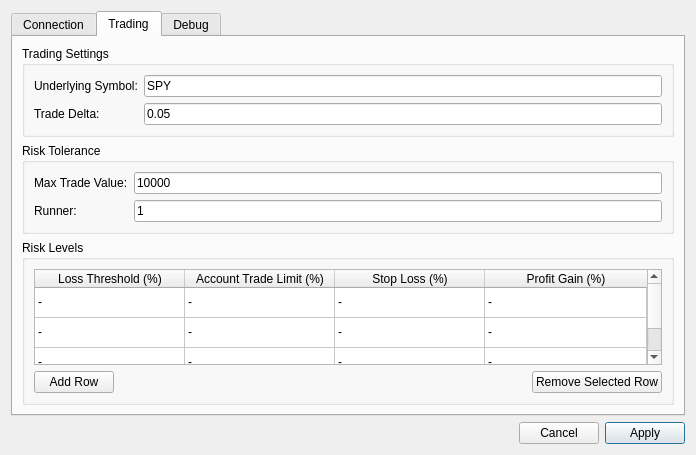
<?xml version="1.0" encoding="UTF-8"?>
<ui version="4.0">
 <class>PreferencesDialog</class>
 <widget class="QDialog" name="PreferencesDialog">
  <property name="geometry">
   <rect>
    <x>0</x>
    <y>0</y>
    <width>696</width>
    <height>455</height>
   </rect>
  </property>
  <property name="windowTitle">
   <string>Preferences</string>
  </property>
  <property name="windowIcon">
   <iconset>
    <normaloff>:/icons/feather.png</normaloff>:/icons/feather.png</iconset>
  </property>
  <layout class="QVBoxLayout" name="verticalLayout">
   <item>
    <widget class="QTabWidget" name="tabWidget">
     <property name="currentIndex">
      <number>1</number>
     </property>
     <widget class="QWidget" name="connectionTab">
      <attribute name="title">
       <string>Connection</string>
      </attribute>
      <layout class="QVBoxLayout" name="connectionLayout">
       <item>
        <widget class="QGroupBox" name="connectionSettingsGroup">
         <property name="title">
          <string>Connection Settings</string>
         </property>
         <layout class="QFormLayout" name="connectionFormLayout">
          <item row="0" column="0">
           <widget class="QLabel" name="hostLabel">
            <property name="text">
             <string>Host:</string>
            </property>
           </widget>
          </item>
          <item row="0" column="1">
           <widget class="QLineEdit" name="hostEdit">
            <property name="text">
             <string>127.0.0.1</string>
            </property>
           </widget>
          </item>
          <item row="1" column="0">
           <widget class="QLabel" name="portLabel">
            <property name="text">
             <string>Port:</string>
            </property>
           </widget>
          </item>
          <item row="1" column="1">
           <widget class="QLineEdit" name="portEdit">
            <property name="text">
             <string>7497</string>
            </property>
           </widget>
          </item>
          <item row="2" column="0">
           <widget class="QLabel" name="clientIdLabel">
            <property name="text">
             <string>Client ID:</string>
            </property>
           </widget>
          </item>
          <item row="2" column="1">
           <widget class="QLineEdit" name="clientIdEdit">
            <property name="text">
             <string>1</string>
            </property>
           </widget>
          </item>
         </layout>
        </widget>
       </item>
       <item>
        <widget class="QGroupBox" name="connectionControlsGroup">
         <property name="title">
          <string>Connection Controls</string>
         </property>
         <layout class="QHBoxLayout" name="connectionControlsLayout">
          <item>
           <widget class="QPushButton" name="connectButton">
            <property name="text">
             <string>Connect</string>
            </property>
           </widget>
          </item>
          <item>
           <widget class="QLabel" name="statusLabel">
            <property name="text">
             <string>Status:</string>
            </property>
           </widget>
          </item>
          <item>
           <widget class="QLabel" name="connectionStatusLabel">
            <property name="styleSheet">
             <string notr="true">color: red;</string>
            </property>
            <property name="text">
             <string>Connection: Disconnected</string>
            </property>
           </widget>
          </item>
          <item>
           <spacer name="horizontalSpacer">
            <property name="orientation">
             <enum>Qt::Orientation::Horizontal</enum>
            </property>
            <property name="sizeHint" stdset="0">
             <size>
              <width>500</width>
              <height>20</height>
             </size>
            </property>
           </spacer>
          </item>
         </layout>
        </widget>
       </item>
       <item>
        <widget class="QGroupBox" name="connectionLogGroup">
         <property name="title">
          <string>Connection Log</string>
         </property>
         <layout class="QVBoxLayout" name="logLayout">
          <item>
           <widget class="QTextEdit" name="connectionLogText">
            <property name="readOnly">
             <bool>true</bool>
            </property>
            <property name="plainText">
             <string>[08:00:44 PM] Error: Application started.</string>
            </property>
           </widget>
          </item>
         </layout>
        </widget>
       </item>
      </layout>
     </widget>
     <widget class="QWidget" name="tradingTab">
      <attribute name="title">
       <string>Trading</string>
      </attribute>
      <layout class="QVBoxLayout" name="tradingLayout">
       <item>
        <widget class="QGroupBox" name="tradingSettingsGroup">
         <property name="title">
          <string>Trading Settings</string>
         </property>
         <layout class="QFormLayout" name="tradingFormLayout">
          <item row="0" column="0">
           <widget class="QLabel" name="underlyingSymbolLabel">
            <property name="text">
             <string>Underlying Symbol:</string>
            </property>
           </widget>
          </item>
          <item row="0" column="1">
           <widget class="QLineEdit" name="underlyingSymbolEdit">
            <property name="text">
             <string>SPY</string>
            </property>
           </widget>
          </item>
          <item row="1" column="0">
           <widget class="QLabel" name="tradeDeltaLabel">
            <property name="text">
             <string>Trade Delta:</string>
            </property>
           </widget>
          </item>
          <item row="1" column="1">
           <widget class="QLineEdit" name="tradeDeltaEdit">
            <property name="text">
             <string>0.05</string>
            </property>
           </widget>
          </item>
         </layout>
        </widget>
       </item>
       <item>
        <widget class="QGroupBox" name="riskToleranceGroup">
         <property name="title">
          <string>Risk Tolerance</string>
         </property>
         <layout class="QFormLayout" name="riskFormLayout">
          <item row="0" column="0">
           <widget class="QLabel" name="maxTradeValueLabel">
            <property name="text">
             <string>Max Trade Value:</string>
            </property>
           </widget>
          </item>
          <item row="0" column="1">
           <widget class="QLineEdit" name="maxTradeValueEdit">
            <property name="text">
             <string>10000</string>
            </property>
           </widget>
          </item>
          <item row="1" column="0">
           <widget class="QLabel" name="runnerLabel">
            <property name="text">
             <string>Runner:</string>
            </property>
           </widget>
          </item>
          <item row="1" column="1">
           <widget class="QLineEdit" name="runnerEdit">
            <property name="text">
             <string>1</string>
            </property>
           </widget>
          </item>
         </layout>
        </widget>
       </item>
       <item>
        <widget class="QGroupBox" name="riskLevelsGroup">
         <property name="title">
          <string>Risk Levels</string>
         </property>
         <layout class="QVBoxLayout" name="riskLevelsLayout">
          <item>
           <widget class="QTableWidget" name="riskLevelsTable">
            <property name="rowCount">
             <number>3</number>
            </property>
            <property name="columnCount">
             <number>4</number>
            </property>
            <attribute name="horizontalHeaderMinimumSectionSize">
             <number>50</number>
            </attribute>
            <attribute name="horizontalHeaderDefaultSectionSize">
             <number>150</number>
            </attribute>
            <attribute name="horizontalHeaderShowSortIndicator" stdset="0">
             <bool>false</bool>
            </attribute>
            <attribute name="horizontalHeaderStretchLastSection">
             <bool>true</bool>
            </attribute>
            <attribute name="verticalHeaderVisible">
             <bool>false</bool>
            </attribute>
            <row/>
            <row/>
            <row/>
            <column>
             <property name="text">
              <string>Loss Threshold (%)</string>
             </property>
            </column>
            <column>
             <property name="text">
              <string>Account Trade Limit (%)</string>
             </property>
            </column>
            <column>
             <property name="text">
              <string>Stop Loss (%)</string>
             </property>
            </column>
            <column>
             <property name="text">
              <string>Profit Gain (%)</string>
             </property>
            </column>
            <item row="0" column="0">
             <property name="text">
              <string>-</string>
             </property>
            </item>
            <item row="0" column="1">
             <property name="text">
              <string>-</string>
             </property>
            </item>
            <item row="0" column="2">
             <property name="text">
              <string>-</string>
             </property>
            </item>
            <item row="0" column="3">
             <property name="text">
              <string>-</string>
             </property>
            </item>
            <item row="1" column="0">
             <property name="text">
              <string>-</string>
             </property>
            </item>
            <item row="1" column="1">
             <property name="text">
              <string>-</string>
             </property>
            </item>
            <item row="1" column="2">
             <property name="text">
              <string>-</string>
             </property>
            </item>
            <item row="1" column="3">
             <property name="text">
              <string>-</string>
             </property>
            </item>
            <item row="2" column="0">
             <property name="text">
              <string>-</string>
             </property>
            </item>
            <item row="2" column="1">
             <property name="text">
              <string>-</string>
             </property>
            </item>
            <item row="2" column="2">
             <property name="text">
              <string>-</string>
             </property>
            </item>
            <item row="2" column="3">
             <property name="text">
              <string>-</string>
             </property>
            </item>
           </widget>
          </item>
          <item>
           <layout class="QHBoxLayout" name="tableButtonsLayout">
            <item>
             <widget class="QPushButton" name="addRowButton">
              <property name="text">
               <string>Add Row</string>
              </property>
             </widget>
            </item>
            <item>
             <spacer name="horizontalSpacer_3">
              <property name="orientation">
               <enum>Qt::Orientation::Horizontal</enum>
              </property>
              <property name="sizeHint" stdset="0">
               <size>
                <width>400</width>
                <height>20</height>
               </size>
              </property>
             </spacer>
            </item>
            <item>
             <widget class="QPushButton" name="removeRowButton">
              <property name="text">
               <string>Remove Selected Row</string>
              </property>
             </widget>
            </item>
           </layout>
          </item>
         </layout>
        </widget>
       </item>
      </layout>
     </widget>
     <widget class="QWidget" name="debugTab">
      <attribute name="title">
       <string>Debug</string>
      </attribute>
      <layout class="QVBoxLayout" name="debugLayout">
       <item>
        <widget class="QGroupBox" name="debugSettingsGroup">
         <property name="title">
          <string>Debug Settings</string>
         </property>
         <layout class="QVBoxLayout" name="debugSettingsLayout">
          <item>
           <widget class="QCheckBox" name="masterDebugCheckBox">
            <property name="text">
             <string>Master Debug (Enable All Debug Modules)</string>
            </property>
           </widget>
          </item>
         </layout>
        </widget>
       </item>
       <item>
        <widget class="QGroupBox" name="moduleLogLevelsGroup">
         <property name="title">
          <string>Module Log Levels</string>
         </property>
         <layout class="QFormLayout" name="moduleLogLevelsLayout">
          <item row="0" column="0">
           <widget class="QLabel" name="mainLabel">
            <property name="text">
             <string>Main:</string>
            </property>
           </widget>
          </item>
          <item row="0" column="1">
           <widget class="QComboBox" name="mainLogLevelCombo">
            <item>
             <property name="text">
              <string>DEBUG</string>
             </property>
            </item>
            <item>
             <property name="text">
              <string>INFO</string>
             </property>
            </item>
            <item>
             <property name="text">
              <string>WARNING</string>
             </property>
            </item>
            <item>
             <property name="text">
              <string>ERROR</string>
             </property>
            </item>
            <item>
             <property name="text">
              <string>CRITICAL</string>
             </property>
            </item>
           </widget>
          </item>
          <item row="1" column="0">
           <widget class="QLabel" name="guiLabel">
            <property name="text">
             <string>Gui:</string>
            </property>
           </widget>
          </item>
          <item row="1" column="1">
           <widget class="QComboBox" name="guiLogLevelCombo">
            <item>
             <property name="text">
              <string>DEBUG</string>
             </property>
            </item>
            <item>
             <property name="text">
              <string>INFO</string>
             </property>
            </item>
            <item>
             <property name="text">
              <string>WARNING</string>
             </property>
            </item>
            <item>
             <property name="text">
              <string>ERROR</string>
             </property>
            </item>
            <item>
             <property name="text">
              <string>CRITICAL</string>
             </property>
            </item>
           </widget>
          </item>
          <item row="2" column="0">
           <widget class="QLabel" name="eventBusLabel">
            <property name="text">
             <string>Event Bus:</string>
            </property>
           </widget>
          </item>
          <item row="2" column="1">
           <widget class="QComboBox" name="eventBusLogLevelCombo">
            <item>
             <property name="text">
              <string>DEBUG</string>
             </property>
            </item>
            <item>
             <property name="text">
              <string>INFO</string>
             </property>
            </item>
            <item>
             <property name="text">
              <string>WARNING</string>
             </property>
            </item>
            <item>
             <property name="text">
              <string>ERROR</string>
             </property>
            </item>
            <item>
             <property name="text">
              <string>CRITICAL</string>
             </property>
            </item>
           </widget>
          </item>
          <item row="3" column="0">
           <widget class="QLabel" name="subscriptionManagerLabel">
            <property name="text">
             <string>Subscription Manager:</string>
            </property>
           </widget>
          </item>
          <item row="3" column="1">
           <widget class="QComboBox" name="subscriptionManagerLogLevelCombo">
            <item>
             <property name="text">
              <string>DEBUG</string>
             </property>
            </item>
            <item>
             <property name="text">
              <string>INFO</string>
             </property>
            </item>
            <item>
             <property name="text">
              <string>WARNING</string>
             </property>
            </item>
            <item>
             <property name="text">
              <string>ERROR</string>
             </property>
            </item>
            <item>
             <property name="text">
              <string>CRITICAL</string>
             </property>
            </item>
           </widget>
          </item>
         </layout>
        </widget>
       </item>
       <item>
        <spacer name="debugVerticalSpacer">
         <property name="orientation">
          <enum>Qt::Orientation::Vertical</enum>
         </property>
         <property name="sizeHint" stdset="0">
          <size>
           <width>20</width>
           <height>40</height>
          </size>
         </property>
        </spacer>
       </item>
      </layout>
     </widget>
    </widget>
   </item>
   <item>
    <layout class="QHBoxLayout" name="buttonLayout">
     <item>
      <spacer name="horizontalSpacer_2">
       <property name="orientation">
        <enum>Qt::Orientation::Horizontal</enum>
       </property>
       <property name="sizeType">
        <enum>QSizePolicy::Policy::Expanding</enum>
       </property>
       <property name="sizeHint" stdset="0">
        <size>
         <width>400</width>
         <height>20</height>
        </size>
       </property>
      </spacer>
     </item>
     <item>
      <widget class="QPushButton" name="cancelButton">
       <property name="text">
        <string>Cancel</string>
       </property>
      </widget>
     </item>
     <item>
      <widget class="QPushButton" name="saveButton">
       <property name="text">
        <string>Apply</string>
       </property>
       <property name="default">
        <bool>true</bool>
       </property>
      </widget>
     </item>
    </layout>
   </item>
  </layout>
 </widget>
 <resources/>
 <connections/>
</ui>
